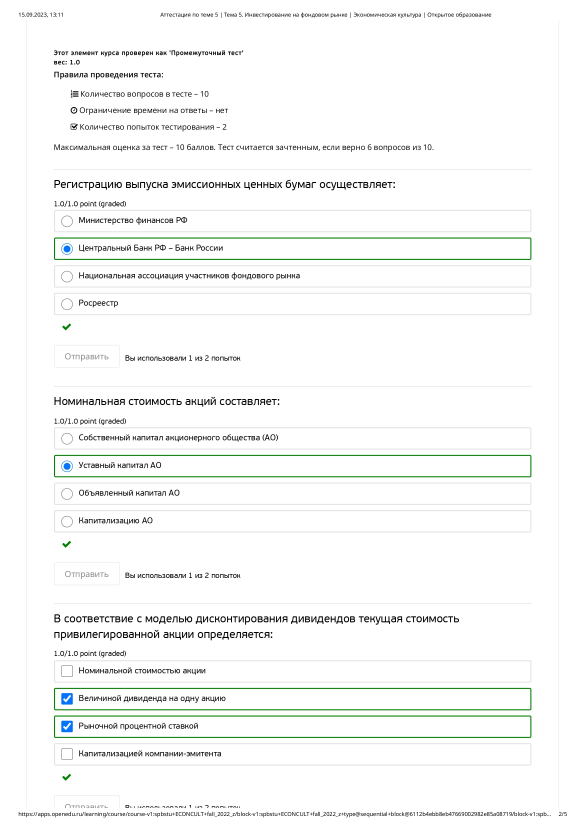
//> input picture test3.jpg, 1756 x 2484 px (shown at 1/3 size)
$ ./opencv test3.jpg   (built with g++ and OpenCV 4)
//> lines starting //> are read from the running program, lines starting //| are printed output that depends on the picture
//> further down, I is the input picture: 2484 rows x 1756 cols, CV_8UC3; mean B, G, R 247.4, 248.4, 247.2
#include <opencv2/core.hpp>
#include <opencv2/core/utility.hpp>
#include "opencv2/imgcodecs.hpp"
#include <opencv2/highgui.hpp>
#include <iostream>
#include <sstream>
#include <set>
#include <vector>

using namespace std;
using namespace cv;

bool PixelIsWhite(cv::Vec<unsigned char, 3>& current_cell){

   return current_cell[0] == current_cell[1] && current_cell[1] == current_cell[2] &&
   (int)current_cell[0] >= 233;
}

bool PixelIsYellow(cv::Vec<unsigned char, 3>& current_cell){

   Vec3b new_color;
   new_color.val[0] = 0;
   new_color.val[1] = 255;
   new_color.val[2] = 255;

   return current_cell == new_color;
}

bool PixelIsGrey(cv::Vec<unsigned char, 3>& current_cell){

    return current_cell[0] == current_cell[1] && current_cell[1] == current_cell[2] &&
   (int)current_cell[0] >= 215 && (int)current_cell[0] <= 240;
}

bool GreyPixelAround(cv::Vec<unsigned char, 3> currentCell, cv::Vec<unsigned char, 3> firstPreviewCell,
cv::Vec<unsigned char, 3> secondPreviewCell,cv::Vec<unsigned char, 3> firstNextCell,cv::Vec<unsigned char, 3> secondNextCell){

   bool nextPixelsIsGray = (PixelIsGrey(firstNextCell) || PixelIsYellow(firstNextCell))  &&
   (PixelIsGrey(secondNextCell) || PixelIsYellow(secondNextCell));

   bool previewPixelsIsGrey =  (PixelIsGrey(firstPreviewCell) || PixelIsYellow(firstPreviewCell))  &&
   (PixelIsGrey(secondPreviewCell) || PixelIsYellow(secondPreviewCell));

   bool nextAndPreview = (PixelIsGrey(firstPreviewCell) || PixelIsYellow(firstPreviewCell))  &&
   (PixelIsGrey(firstNextCell) || PixelIsYellow(firstNextCell));

   return (nextPixelsIsGray ||  previewPixelsIsGrey|| nextAndPreview) ;
}

void GenerateAndOutputImage(const cv::Range rows, const cv::Range cols, std::string output_name, Mat& I){
   output_name += ".jpg";
   Mat rez = I(rows,cols);
   cv::imwrite(output_name,rez);
}

Mat& SplitToSingleQuestions(Mat& I, const uchar* const table){

   CV_Assert(I.depth() == CV_8U);
   std::set<int> line_change;
   std::vector<int> only_yellow_line;
   Vec3b new_color;
   new_color.val[0] = 0;
   new_color.val[1] = 255;
   new_color.val[2] = 255;

   for(int i = 2; i < I.rows-2;++i){

      bool change_current_line_color = true;
      for(int j = 0; j< I.cols;++j){

         cv::Vec<unsigned char, 3> pixel = I.at<Vec3b>(i,j);

         if(PixelIsWhite(pixel)){
            continue;
         }

         if(change_current_line_color &&
            !GreyPixelAround(I.at<Vec3b>(i,j),I.at<Vec3b>(i-1,j),
            I.at<Vec3b>(i-2,j),I.at<Vec3b>(i+1,j),I.at<Vec3b>(i+2,j)) && PixelIsGrey(pixel)){

            I.at<Vec3b>(i,j) = new_color;
            line_change.insert(i);
         }

      }

   }
//> after the loop, line_change = 623 items

   int last_line = -1;

   Vec3b grey_color;
   grey_color.val[0] = 227;
   grey_color.val[1] = 227;
   grey_color.val[2] = 227;
   for(int i : line_change){

      int counter = 0;
      for( int j = 0; j < I.cols;++j){

         cv::Vec<unsigned char, 3> pixel = I.at<Vec3b>(i,j);

         if(pixel[0] == 0 && pixel[1] == 255 && pixel[2] == 255){
            I.at<Vec3b>(i,j) = grey_color;
            ++counter;
         }

      }

      if(counter >= I.cols * 0.7){

         if(last_line == -1 || (i - last_line) > 5 ){

            only_yellow_line.push_back(i);
         }

         last_line = i;
      }
   }
//> this loop made 623 passes
//> counter on passes 1 to 3: 3, 4, 3

   last_line = 0;
   for (int i = 0; i < only_yellow_line.size();++i){

      std::string name = ("Result " + std::to_string(i));
      cv::Range rows (last_line,only_yellow_line[i]);
      cv::Range cols (0,I.cols);
      GenerateAndOutputImage(rows,cols,name,I);
      last_line = only_yellow_line[i];
   }
//> this loop made 3 passes
//> pass 1, in GenerateAndOutputImage, `Mat rez = I(rows,cols);`:
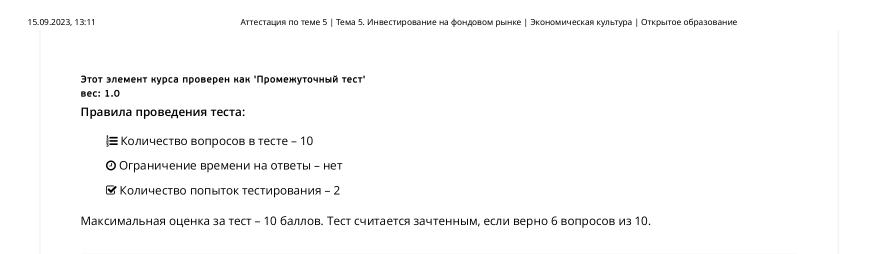
//> rez: 508 rows x 1756 cols, CV_8UC3 (shown at 1/2 size); min 0, max 255, mean 249.6
//> pass 2, in GenerateAndOutputImage (call 2), `Mat rez = I(rows,cols);`:
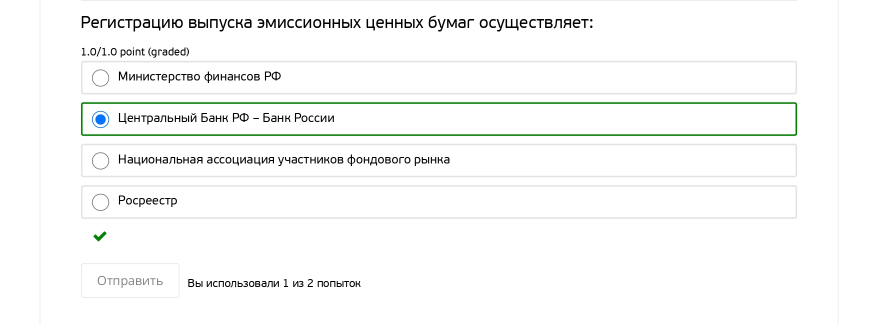
//> rez: 650 rows x 1756 cols, CV_8UC3 (shown at 1/2 size); mean B, G, R 248, 248.9, 247.9
//> pass 3, in GenerateAndOutputImage (call 3), `Mat rez = I(rows,cols);`:
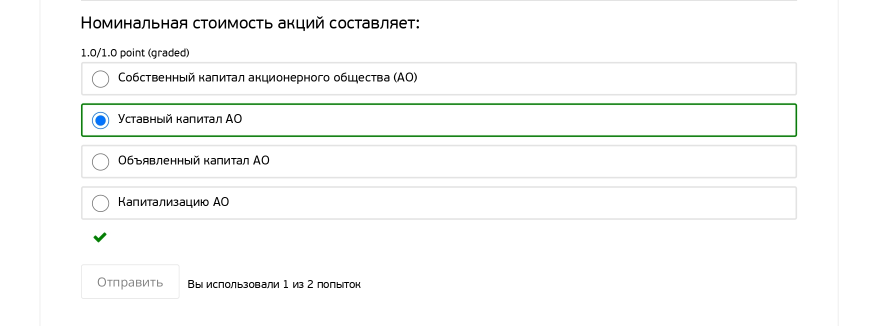
//> rez: 652 rows x 1756 cols, CV_8UC3 (shown at 1/2 size); mean B, G, R 248.7, 249.7, 248.6

   std::string name = "Result " + std::to_string(only_yellow_line.size());
   cv::Range rows (last_line,I.rows);
//> rows = Range(1810, 2484)
   cv::Range cols (0,I.cols);
   GenerateAndOutputImage(rows,cols,name,I);
//> call 4 of GenerateAndOutputImage, with rows = Range(1810, 2484), cols = Range(0, 1756), output_name = "Result 3"
//> in GenerateAndOutputImage (call 4), `Mat rez = I(rows,cols);`:
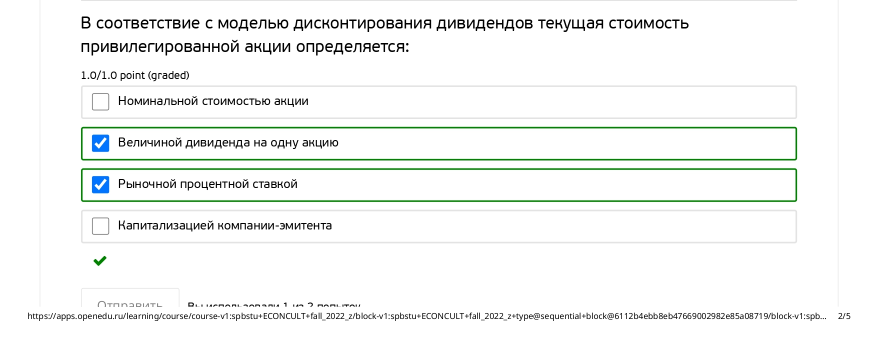
//> rez: 674 rows x 1756 cols, CV_8UC3 (shown at 1/2 size); mean B, G, R 244, 245.7, 243.6
   return I;
}

int main(int argc, char* argv[]){

    if (argc <= 1){

        cout << "Not enough parameters" << endl;
        return -1;
    }

    Mat I, J;

   I = imread(argv[1], IMREAD_COLOR);

    if (I.empty()){

        cout << "The image" << argv[1] << " could not be loaded." << endl;
        return -1;
    }

    uchar table[256];

   cv::Mat clone_i = I.clone();
   J = SplitToSingleQuestions(clone_i, table);


   return 0;
}

$ run again, on test5.jpg
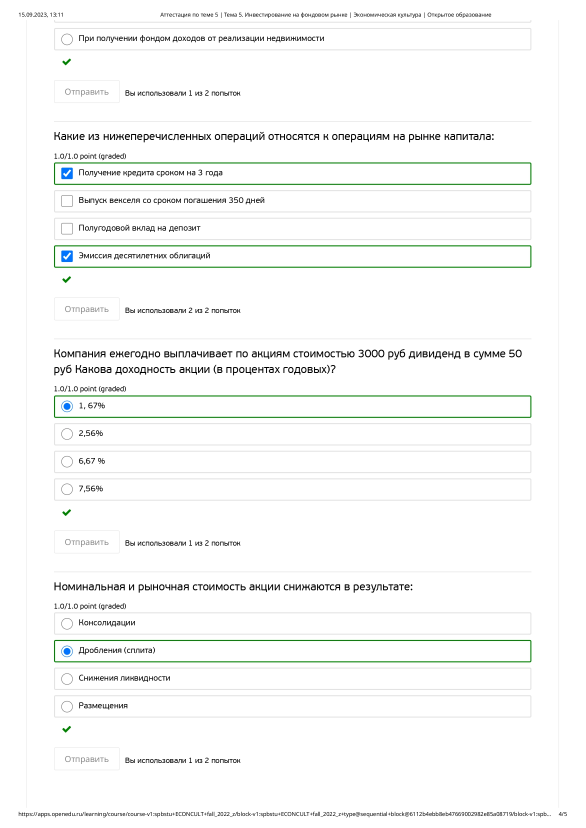
//> input picture test5.jpg, 1756 x 2484 px (shown at 1/3 size)
//> I is the input picture: 2484 rows x 1756 cols, CV_8UC3; mean B, G, R 247.9, 248.8, 247.7
//> after the loop in SplitToSingleQuestions, `for(int i = 2; i < I.rows-2;++i)`: line_change = 561 items
//> the loop in SplitToSingleQuestions, `for(int i : line_change)` made 561 passes
//> counter on passes 1 to 3: 3, 4, 3
//> the loop in SplitToSingleQuestions, `for (int i = 0; i < only_yellow_line.size();++i)` made 3 passes
//> pass 3, in GenerateAndOutputImage (call 3), `Mat rez = I(rows,cols);`:
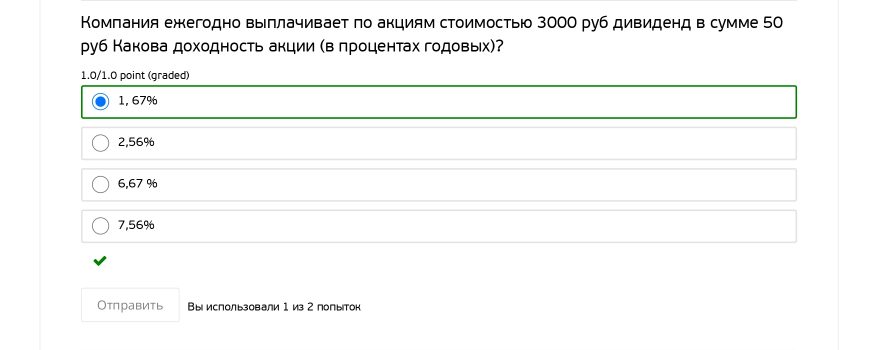
//> rez: 699 rows x 1756 cols, CV_8UC3 (shown at 1/2 size); mean B, G, R 247.9, 248.8, 247.8
//> in SplitToSingleQuestions, `cv::Range rows (last_line,I.rows);`: rows = Range(1715, 2484)
//> in GenerateAndOutputImage (call 4), `Mat rez = I(rows,cols);`:
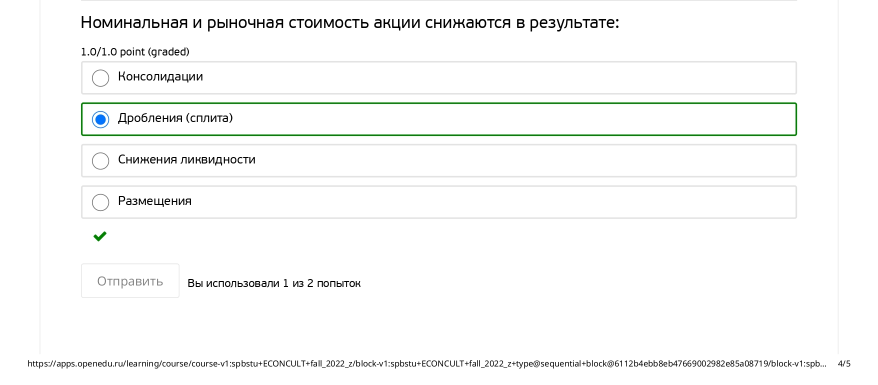
//> rez: 769 rows x 1756 cols, CV_8UC3 (shown at 1/2 size); mean B, G, R 248.6, 249.4, 248.5

$ run again, on test.png
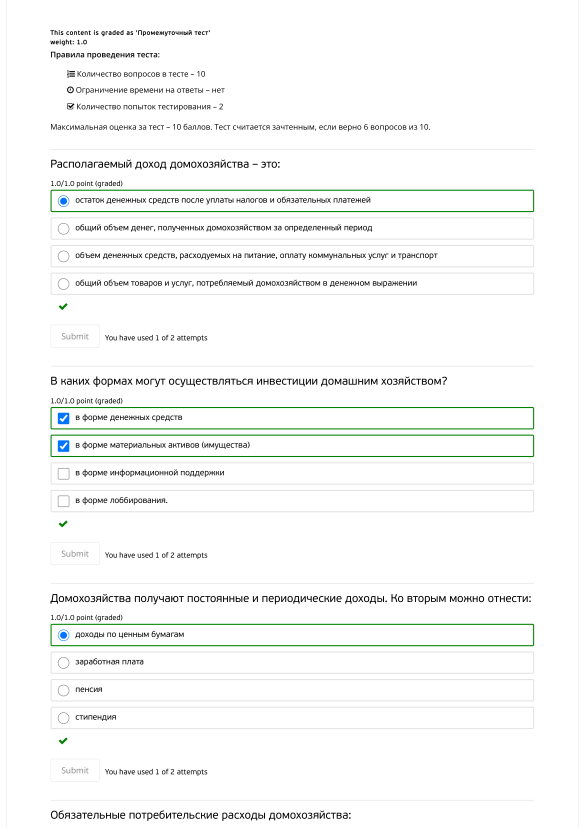
//> input picture test.png, 1754 x 2482 px (shown at 1/3 size)
//> I is the input picture: 2482 rows x 1754 cols, CV_8UC3; mean B, G, R 247.3, 248.3, 247.1
//> after the loop in SplitToSingleQuestions, `for(int i = 2; i < I.rows-2;++i)`: line_change = 636 items
//> the loop in SplitToSingleQuestions, `for(int i : line_change)` made 636 passes
//> counter on passes 1 to 3: 1, 2, 18
//> the loop in SplitToSingleQuestions, `for (int i = 0; i < only_yellow_line.size();++i)` made 4 passes
//> pass 3, in GenerateAndOutputImage (call 3), `Mat rez = I(rows,cols);`:
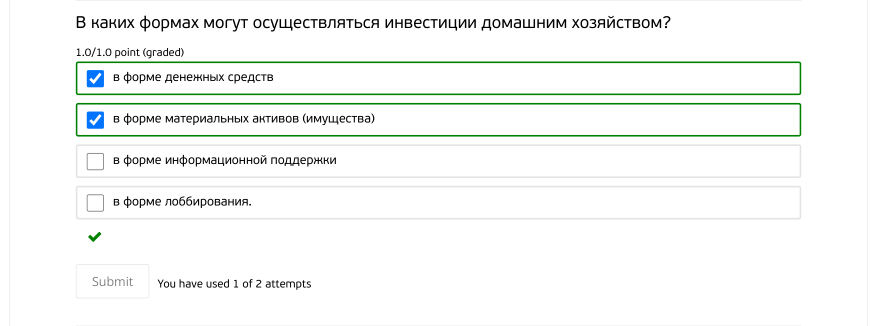
//> rez: 652 rows x 1754 cols, CV_8UC3 (shown at 1/2 size); mean B, G, R 245.9, 247.8, 245.4
//> in SplitToSingleQuestions, `cv::Range rows (last_line,I.rows);`: rows = Range(2400, 2482)
//> in GenerateAndOutputImage (call 5), `Mat rez = I(rows,cols);`:
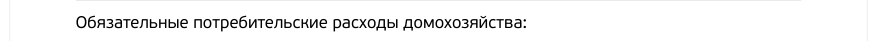
//> rez: 82 rows x 1754 cols, CV_8UC3 (shown at 1/2 size); min 0, max 255, mean 243.5

$ run again, on test2.png
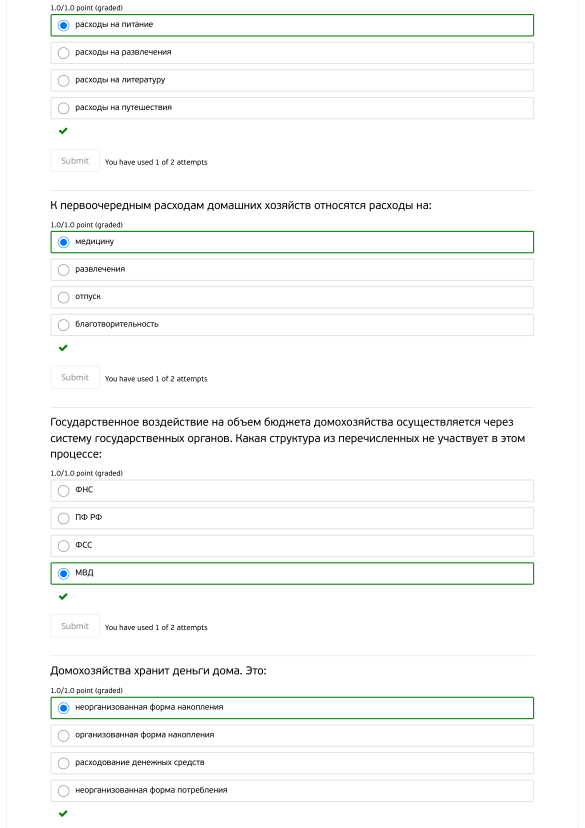
//> input picture test2.png, 1754 x 2482 px (shown at 1/3 size)
//> I is the input picture: 2482 rows x 1754 cols, CV_8UC3; mean B, G, R 248.3, 249.4, 248.2
//> after the loop in SplitToSingleQuestions, `for(int i = 2; i < I.rows-2;++i)`: line_change = 640 items
//> the loop in SplitToSingleQuestions, `for(int i : line_change)` made 640 passes
//> counter on passes 1 to 3: 1, 6, 7
//> the loop in SplitToSingleQuestions, `for (int i = 0; i < only_yellow_line.size();++i)` made 3 passes
//> pass 3, in GenerateAndOutputImage (call 3), `Mat rez = I(rows,cols);`:
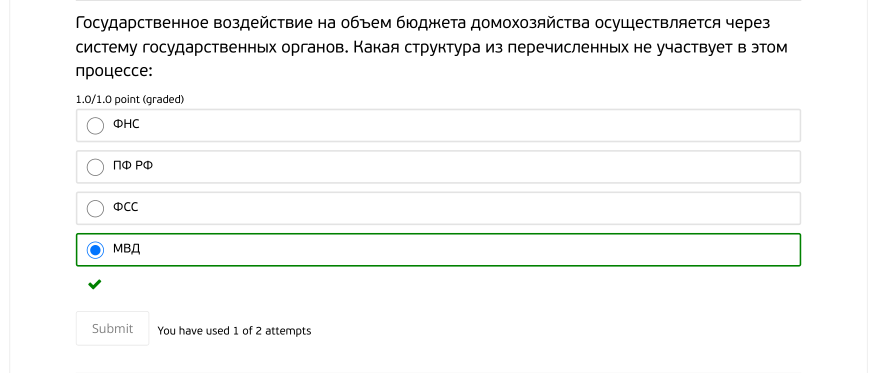
//> rez: 746 rows x 1754 cols, CV_8UC3 (shown at 1/2 size); mean B, G, R 247.7, 248.6, 247.6
//> in SplitToSingleQuestions, `cv::Range rows (last_line,I.rows);`: rows = Range(1967, 2482)
//> in GenerateAndOutputImage (call 4), `Mat rez = I(rows,cols);`:
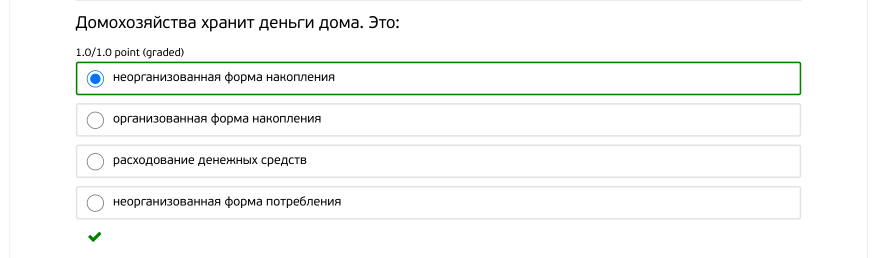
//> rez: 515 rows x 1754 cols, CV_8UC3 (shown at 1/2 size); mean B, G, R 247.2, 248.5, 247
